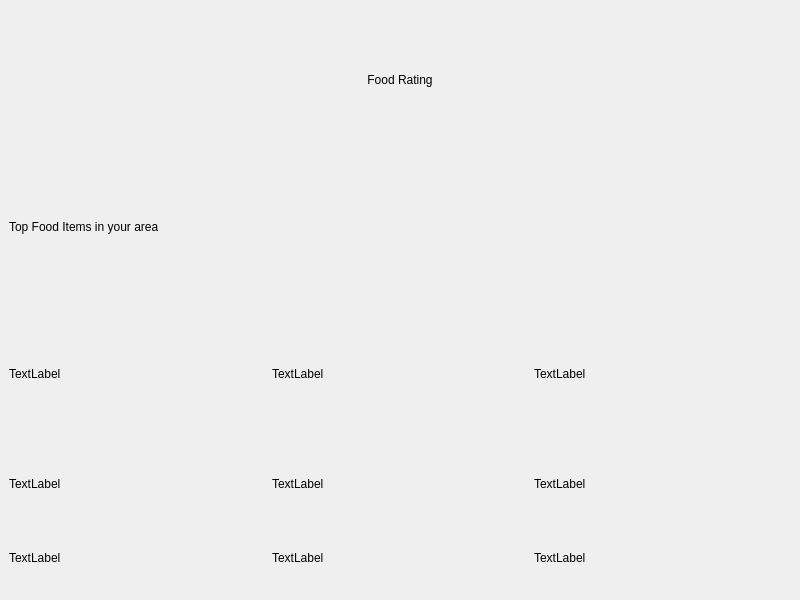
<?xml version="1.0" encoding="UTF-8"?>
<ui version="4.0">
 <class>LoginWindow</class>
 <widget class="QMainWindow" name="LoginWindow">
  <property name="geometry">
   <rect>
    <x>0</x>
    <y>0</y>
    <width>800</width>
    <height>600</height>
   </rect>
  </property>
  <property name="windowTitle">
   <string>MainWindow</string>
  </property>
  <widget class="QWidget" name="centralwidget">
   <layout class="QVBoxLayout" name="verticalLayout">
    <item>
     <widget class="QLabel" name="label">
      <property name="text">
       <string>Food Rating</string>
      </property>
      <property name="alignment">
       <set>Qt::AlignCenter</set>
      </property>
     </widget>
    </item>
    <item>
     <widget class="QLabel" name="label_2">
      <property name="text">
       <string>Top Food Items in your area</string>
      </property>
     </widget>
    </item>
    <item>
     <layout class="QHBoxLayout" name="horizontalLayout">
      <item>
       <widget class="QLabel" name="label_5">
        <property name="text">
         <string>TextLabel</string>
        </property>
       </widget>
      </item>
      <item>
       <widget class="QLabel" name="label_4">
        <property name="text">
         <string>TextLabel</string>
        </property>
       </widget>
      </item>
      <item>
       <widget class="QLabel" name="label_3">
        <property name="text">
         <string>TextLabel</string>
        </property>
       </widget>
      </item>
     </layout>
    </item>
    <item>
     <layout class="QGridLayout" name="gridLayout">
      <item row="0" column="0">
       <widget class="QLabel" name="label_6">
        <property name="text">
         <string>TextLabel</string>
        </property>
       </widget>
      </item>
      <item row="0" column="1">
       <widget class="QLabel" name="label_7">
        <property name="text">
         <string>TextLabel</string>
        </property>
       </widget>
      </item>
      <item row="0" column="2">
       <widget class="QLabel" name="label_8">
        <property name="text">
         <string>TextLabel</string>
        </property>
       </widget>
      </item>
      <item row="1" column="0">
       <widget class="QLabel" name="label_9">
        <property name="text">
         <string>TextLabel</string>
        </property>
       </widget>
      </item>
      <item row="1" column="1">
       <widget class="QLabel" name="label_10">
        <property name="text">
         <string>TextLabel</string>
        </property>
       </widget>
      </item>
      <item row="1" column="2">
       <widget class="QLabel" name="label_11">
        <property name="text">
         <string>TextLabel</string>
        </property>
       </widget>
      </item>
     </layout>
    </item>
   </layout>
  </widget>
 </widget>
 <resources/>
 <connections/>
</ui>
